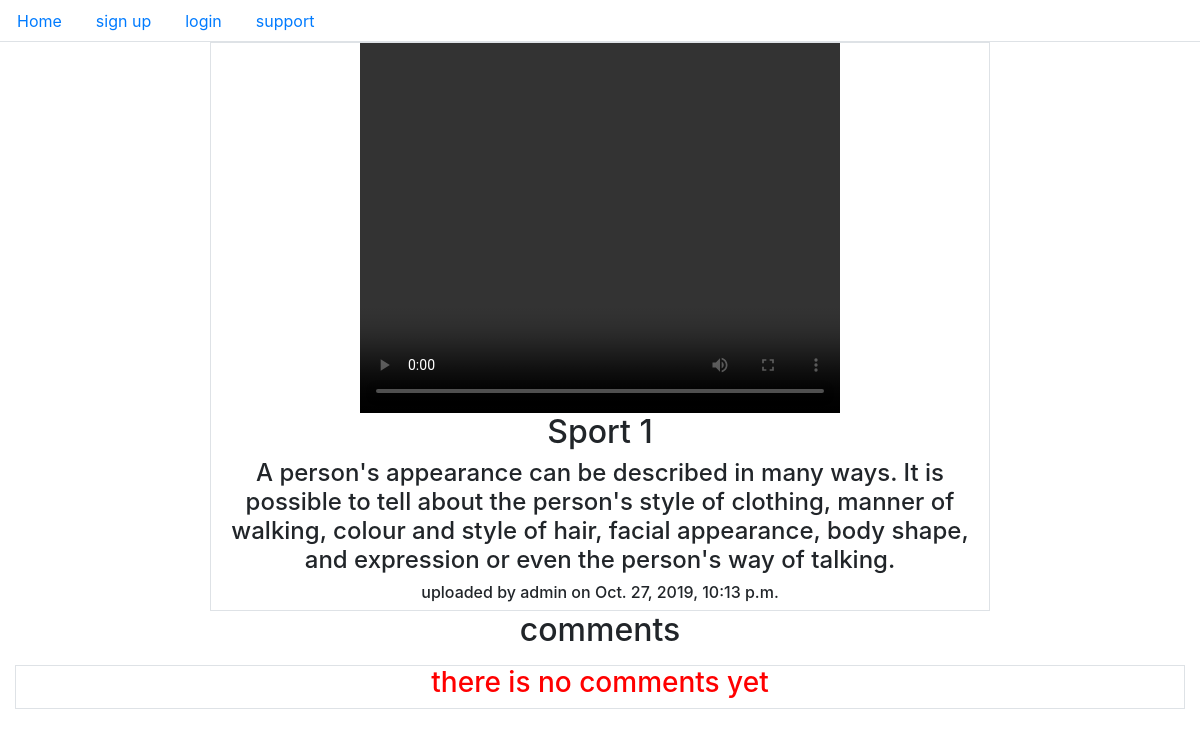
Screenshot of /video/2/ with the database file from the repository.
### tube/models.py (models this page shows, shortened)
class Video(models.Model):
    title = models.CharField(max_length=100)
    description = models.TextField(max_length=600)
    file = models.FileField(upload_to='videos')
    datetime = models.DateTimeField(auto_now_add=True)
    user = models.ForeignKey(User,on_delete=models.CASCADE)
    thumb = models.ImageField(upload_to='thumb',null=True,blank=True)

### tube/views.py (the view, shortened to what this page needs)
# urls.py: path('video/<int:id>/',VideoView.as_view(),name='video_view'),
class VideoView(View):
    template_name = 'tube/video.html'
    def get(self,request,id):
        video_by_id= Video.objects.get(id=id)
        context = {'video':video_by_id}
        if request.user.is_authenticated:
         comment = CommentForm()
         context['form'] = comment
        all_comments = Comment.objects.filter(video=video_by_id).order_by('-datetime')
        context['comments'] = all_comments
        return render(request,self.template_name,context)

### tube/templates/tube/video.html (shortened to what this page needs)
{%extends 'tube/base.html'%}
{%load crispy_forms_tags%}
{%block content%}
<div class="col-md-8 border">
  <video width="480" height="370" controls>
  <source src="{{video.file.url}}" type="video/mp4">
</video>
    <h2>{{video.title}}</h2>
    <h4>{{video.description}}</h4>
    <h6> uploaded by {{video.user}} on {{video.datetime}}</h6>
</div>
<h2>comments</h2>
    <div class="border mt-3">
        {%for comment in comments%}
        <p>{{comment.content}}</p>
        <p>{{comment.user}} on {{comment.datetime}}</p>
       {%empty%}
        <h3 style="color:red">there is no comments yet</h3>
        {%endfor%}
    </div>
{%endblock%}

### rows the page displays
Video: title "Sport 1", description "A person's appearance can be described in many ways. It is possible to tell about the person's style of clothing, manner of walking, colour and style of hair, facial appearance, body shape, and expression or even the person's way of talking.", user "admin", datetime "Oct. 27, 2019, 10:13 p.m."
